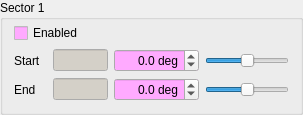
           <widget class="QGroupBox" name="groupSector1">
            <property name="palette">
             <palette>
              <active>
               <colorrole role="Base">
                <brush brushstyle="SolidPattern">
                 <color alpha="255">
                  <red>255</red>
                  <green>170</green>
                  <blue>255</blue>
                 </color>
                </brush>
               </colorrole>
              </active>
              <inactive>
               <colorrole role="Base">
                <brush brushstyle="SolidPattern">
                 <color alpha="255">
                  <red>255</red>
                  <green>170</green>
                  <blue>255</blue>
                 </color>
                </brush>
               </colorrole>
              </inactive>
              <disabled>
               <colorrole role="Base">
                <brush brushstyle="SolidPattern">
                 <color alpha="255">
                  <red>212</red>
                  <green>208</green>
                  <blue>200</blue>
                 </color>
                </brush>
               </colorrole>
              </disabled>
             </palette>
            </property>
            <property name="title">
             <string>Sector 1</string>
            </property>
            <layout class="QGridLayout" name="layoutGuard1Setup_2">
             <property name="topMargin">
              <number>3</number>
             </property>
             <property name="verticalSpacing">
              <number>6</number>
             </property>
             <item row="1" column="4">
              <widget class="QLineEdit" name="editSector1Start">
               <property name="enabled">
                <bool>false</bool>
               </property>
               <property name="sizePolicy">
                <sizepolicy hsizetype="MinimumExpanding" vsizetype="Fixed">
                 <horstretch>0</horstretch>
                 <verstretch>0</verstretch>
                </sizepolicy>
               </property>
               <property name="minimumSize">
                <size>
                 <width>0</width>
                 <height>20</height>
                </size>
               </property>
               <property name="maximumSize">
                <size>
                 <width>55</width>
                 <height>16777215</height>
                </size>
               </property>
               <property name="alignment">
                <set>Qt::AlignRight|Qt::AlignTrailing|Qt::AlignVCenter</set>
               </property>
               <property name="readOnly">
                <bool>true</bool>
               </property>
              </widget>
             </item>
             <item row="1" column="5">
              <widget class="QDoubleSpinBox" name="spinSector1Start">
               <property name="minimumSize">
                <size>
                 <width>85</width>
                 <height>0</height>
                </size>
               </property>
               <property name="alignment">
                <set>Qt::AlignRight|Qt::AlignTrailing|Qt::AlignVCenter</set>
               </property>
               <property name="suffix">
                <string> deg</string>
               </property>
               <property name="decimals">
                <number>1</number>
               </property>
               <property name="minimum">
                <double>-360.000000000000000</double>
               </property>
               <property name="maximum">
                <double>360.000000000000000</double>
               </property>
               <property name="singleStep">
                <double>0.100000000000000</double>
               </property>
              </widget>
             </item>
             <item row="1" column="6">
              <widget class="QSlider" name="sliderSector1Start">
               <property name="minimum">
                <number>-360</number>
               </property>
               <property name="maximum">
                <number>360</number>
               </property>
               <property name="orientation">
                <enum>Qt::Horizontal</enum>
               </property>
              </widget>
             </item>
             <item row="1" column="2">
              <widget class="QLabel" name="labelSector1Start">
               <property name="text">
                <string>Start</string>
               </property>
              </widget>
             </item>
             <item row="4" column="4">
              <widget class="QLineEdit" name="editSector1End">
               <property name="enabled">
                <bool>false</bool>
               </property>
               <property name="sizePolicy">
                <sizepolicy hsizetype="MinimumExpanding" vsizetype="Fixed">
                 <horstretch>0</horstretch>
                 <verstretch>0</verstretch>
                </sizepolicy>
               </property>
               <property name="minimumSize">
                <size>
                 <width>0</width>
                 <height>20</height>
                </size>
               </property>
               <property name="maximumSize">
                <size>
                 <width>55</width>
                 <height>16777215</height>
                </size>
               </property>
               <property name="alignment">
                <set>Qt::AlignRight|Qt::AlignTrailing|Qt::AlignVCenter</set>
               </property>
               <property name="readOnly">
                <bool>true</bool>
               </property>
              </widget>
             </item>
             <item row="4" column="6">
              <widget class="QSlider" name="sliderSector1End">
               <property name="minimum">
                <number>-360</number>
               </property>
               <property name="maximum">
                <number>360</number>
               </property>
               <property name="orientation">
                <enum>Qt::Horizontal</enum>
               </property>
              </widget>
             </item>
             <item row="4" column="5">
              <widget class="QDoubleSpinBox" name="spinSector1End">
               <property name="minimumSize">
                <size>
                 <width>85</width>
                 <height>0</height>
                </size>
               </property>
               <property name="alignment">
                <set>Qt::AlignRight|Qt::AlignTrailing|Qt::AlignVCenter</set>
               </property>
               <property name="suffix">
                <string> deg</string>
               </property>
               <property name="decimals">
                <number>1</number>
               </property>
               <property name="minimum">
                <double>-360.000000000000000</double>
               </property>
               <property name="maximum">
                <double>360.000000000000000</double>
               </property>
               <property name="singleStep">
                <double>0.100000000000000</double>
               </property>
              </widget>
             </item>
             <item row="4" column="2">
              <widget class="QLabel" name="labelSector1End">
               <property name="text">
                <string>End</string>
               </property>
              </widget>
             </item>
             <item row="0" column="2" colspan="3">
              <widget class="QCheckBox" name="checkSector1Enabled">
               <property name="text">
                <string>Enabled</string>
               </property>
              </widget>
             </item>
            </layout>
           </widget>
